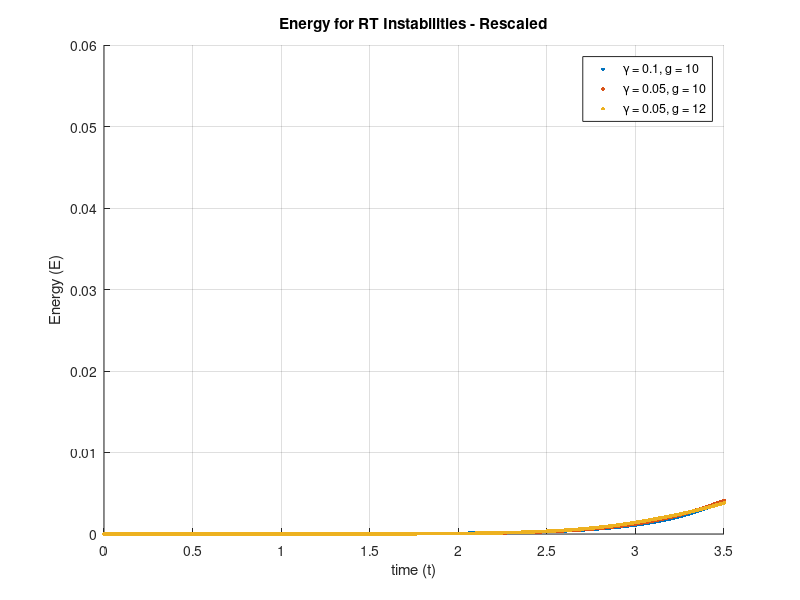

Here is the MATLAB script that generated this plot:
% A short code to retrieve both interface and energy data from the Basilisk
% Rayleigh-Taylor solver and plot them
clear all;
clc;

%%% Plotting Interface Data %%%

% Import simulation results, and change the file, assuming you are
% already in MAE563/Rayleigh - Taylor Instability
interface_results = importdata('rho2_gt_rho1/twomodes-highunstable/results3.00_0.dat');
% [m1,n1] = size(interface_results);
% fprintf("The size of the raw data is %d by %d\n", m1, n1);

x1 = interface_results(:,1);
y1 = interface_results(:,2);

% Set Up the Figure
scatter(x1,y1,7,'filled','c');

% Add legend, axes, grid, and title
grid on
xlabel('x');
ylabel('z');
legend('t = 0.0','t = 0.5','t = 1.0','t = 1.5','t = 2.0')
title("Interfaces for RT Instability");

%%% Plotting Energy %%%

% Import simulation results
energy_results = importdata('rho2_gt_rho1/twomodes-highunstable/budgetFluid1.dat');
energy_results = energy_results.data(2:end,1:2);
%[m1,n1] = size(energy_results);
%fprintf("The size of the raw data is %d by %d\n", m1, n1);

% Create two vectors to be plotted
x2 = energy_results(:,1);
y2 = energy_results(:,2);

% Now plot energy
scatter(x2,y2,7,'filled','k')
% plot(x,y)
ylabel('Energy (E)');
xlabel('time (t)');
titlestr = sprintf("Energy for RT Instability");
title(titlestr);
grid on

% Optional include legend
legend('\gamma = 0.1, g = 10','\gamma = 0.05, g = 10','\gamma = 0.05, g = 12')

%%% Collapsing Energy Curve %%%

clear all
clf
% Import data from simulation
energy_results1 = importdata('rho2_gt_rho1/unstable/budgetFluid1run1.dat');
energy_results1 = energy_results1.data(2:end,1:2);
ex1 = energy_results1(:,1);
ey1 = energy_results1(:,2);
energy_results2 = importdata('rho2_gt_rho1/unstable/budgetFluid1run2.dat');
energy_results2 = energy_results2.data(2:end,1:2);
ex2 = energy_results2(:,1);
ey2 = energy_results2(:,2);
energy_results3 = importdata('rho2_gt_rho1/unstable/budgetFluid1run3.dat');
energy_results3 = energy_results3.data(2:end,1:2);
ex3 = energy_results3(:,1);
ey3 = energy_results3(:,2);

% Maximum growth rates
gr1 = 10.0;
gr2 = 35;
gr3 = 90;

% Now rescale the energy values
ry1 = ey1./gr1;
ry2 = ey2./gr2;
ry3 = ey3./gr3;

%Now plot
hold on
%scatter(ex1,ey1,7,'filled','b')
scatter(ex1,ry1,7,'filled','k')
%scatter(ex2,ey2,7,'filled','c')
scatter(ex2,ry2,7,'filled','b')
%scatter(ex3,ey3,7,'filled','r')
scatter(ex3,ry3,7,'filled','r')
ylabel('Energy (E)');
xlabel('time (t)');
xlim([0 3.5])
titlestr = sprintf("Energy for RT Instabilities - Rescaled");
title(titlestr);
legend('\gamma = 0.1, g = 10','\gamma = 0.05, g = 10','\gamma = 0.05, g = 12')
grid on
hold off




% Fit an exponential to the early part of energy
ex1_cut = ex1(1:2575);
ey1_cut = ey1(1:2575);
ex2_cut = ex2(1400:4000);
ey2_cut = ey2(1400:4000);
ex3_cut = ex3(1:2575);
ey3_cut = ey3(1:2575);